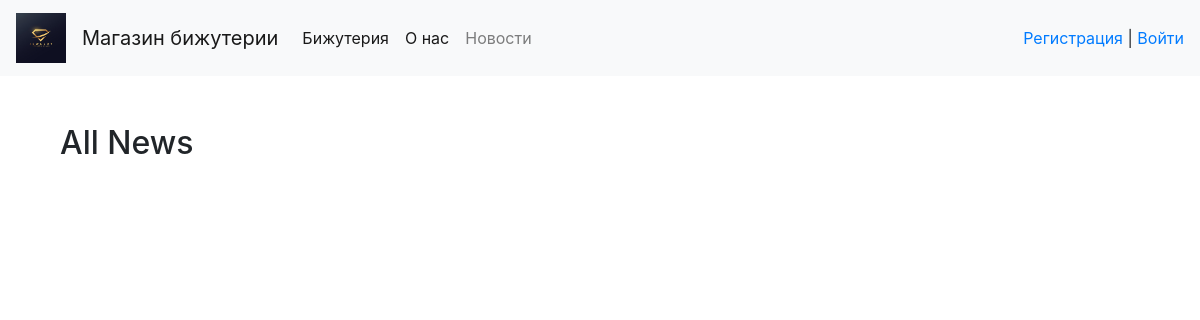
The app's page /news/all_news/, older data.
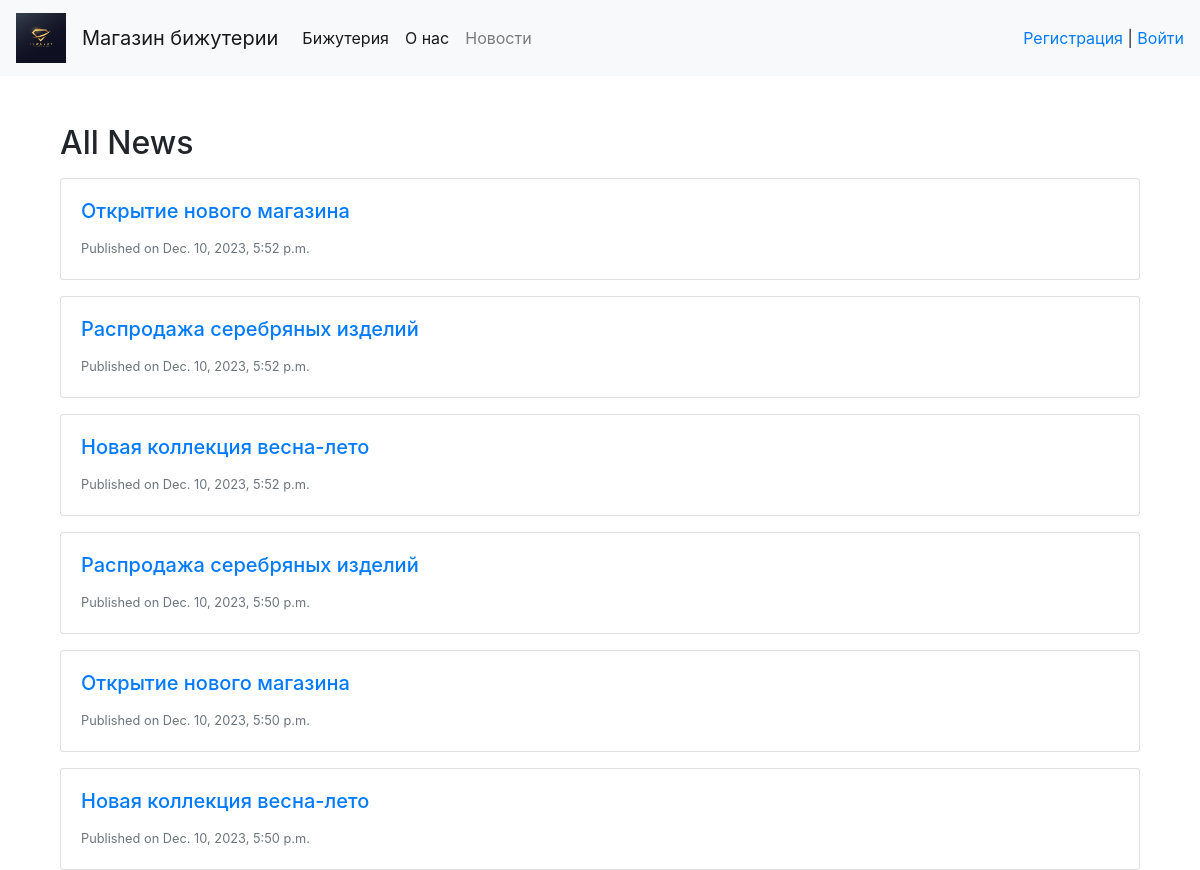
The same page, newer data.
### news/models.py (models this page shows, shortened)
class News(models.Model):
    title = models.CharField(max_length=255)
    content = models.TextField()
    created_at = models.DateTimeField(auto_now_add=True)
    updated_at = models.DateTimeField(auto_now=True)

### news/views.py (the view)
# urls.py: path('all_news/', all_news, name='all_news'),
def all_news(request):
    news_list = News.objects.order_by('-created_at')
    return render(request, 'news/all_news.html', {'news_list': news_list})

### templates/news/all_news.html (shortened to what this page needs)
{% extends 'app/base.html' %}
{% block content %}
  <div class="container mt-5">
    <h2>All News</h2>
    {% for news in news_list %}
      <div class="card mt-3">
        <div class="card-body">
          <h5 class="card-title">
            <a href="{% url 'news:news_detail' pk=news.pk %}">{{ news.title }}</a>
          </h5>
          <p class="card-text"><small class="text-muted">Published on {{ news.created_at }}</small></p>
        </div>
      </div>
    {% endfor %}
  </div>
{% endblock %}

Row changes from the older to the newer data that the page shows:
added News: title "Открытие нового магазина", created_at "Dec. 10, 2023, 5:52 p.m."
added News: title "Распродажа серебряных изделий", created_at "Dec. 10, 2023, 5:52 p.m."
added News: title "Новая коллекция весна-лето", created_at "Dec. 10, 2023, 5:52 p.m."
added News: title "Распродажа серебряных изделий", created_at "Dec. 10, 2023, 5:50 p.m."
added News: title "Открытие нового магазина", created_at "Dec. 10, 2023, 5:50 p.m."
added News: title "Новая коллекция весна-лето", created_at "Dec. 10, 2023, 5:50 p.m."
